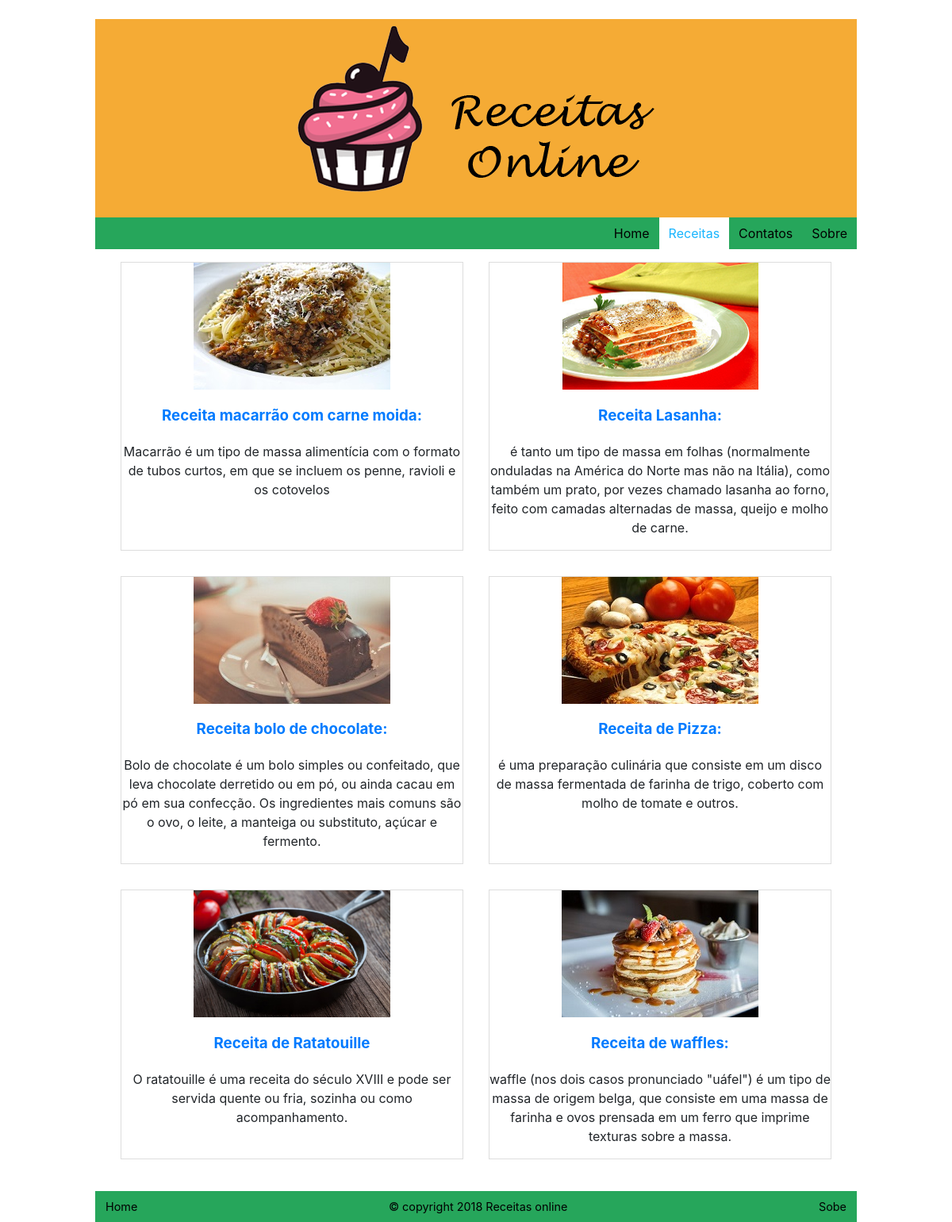
The page /listartigos.php on the database its author committed.
### tables this page shows
CREATE TABLE `artigos` (
  `ID` int(1) NOT NULL,
  `data` datetime NOT NULL,
  `autor` varchar(150) NOT NULL,
  `titulo` varchar(150) NOT NULL,
  `resumo` varchar(255) NOT NULL,
  `imagem` varchar(150) NOT NULL,
  `texto` longtext NOT NULL,
  `categorias` varchar(255) NOT NULL,
  `status` enum('0','1') NOT NULL DEFAULT '1'
);

### listartigos.php (the view, shortened to what this page needs)
<?php
$botao = "artigos";
$css = "css/artigos.css";
require ('_header.php');
?>
<?php
require('conn.php');
$sql = "SELECT ID, data, titulo, resumo, imagem FROM artigos WHERE data <= NOW() AND status = '1' ORDER BY data DESC";
$res = mysqli_query($conn, $sql);
$total = mysqli_num_rows($res);
$cnt = 0; $pass = 1;
while ($artigo = mysqli_fetch_assoc($res)):
	if($total == $pass AND $evenodd = "impar")
		$classe = 'metade';
	else
		$classe = 'inteiro';
	if($cnt == 0) echo "<div class=\"listagem {$classe}\">\n\n";
		echo "<div class=\"listArtigo\">\n";
		echo "<a href=\"/leartigo.php?id={$artigo['ID']}\"><img src=\"{$artigo['imagem']}\" alt=\"{$artigo['titulo']}\">\n";
		echo "<h3><a href=\"/leartigo.php?id={$artigo['ID']}\">{$artigo['titulo']}</a></h3>\n";
		echo "<p>{$artigo['resumo']}</p>\n";
		echo "</div>\n\n";
	if($cnt == 1) echo "</div>\n\n";
	$pass++;
	if($cnt == 0)
		$cnt = 1;
	else
		$cnt = 0;
endwhile;
?>
<?php require ('_footer.php'); ?>

### _header.php (shortened to what this page needs)
﻿<!DOCTYPE html>
<html lang="pt-br">
<head>
	<link rel="stylesheet" href="/css/global.css">
	<link rel="stylesheet" href="<?php echo $css ?>">
</head>
<body>
<main>
	<header>
		<a href="/"><img style="max-width:100%" class="logotipo" src="/img/logotipo.jpg" alt="receitasonline" title="Receitasonline"></a>
	</header>
	<nav>
		<a href="/" <?php if($botao == 'home') echo 'class="active"'; ?>>Home</a>
		<a href="/listartigos.php" <?php if($botao == 'artigos') echo 'class="active"'; ?>>Receitas</a>
		<a href="/contatos.php" <?php if($botao == 'contatos') echo 'class="active"'; ?>>Contatos</a>
		<a href="/sobre.php" <?php if($botao == 'sobre') echo 'class="active"'; ?>>Sobre</a>
	</nav>
	<content>

### _footer.php
﻿	</content>
	<footer>
		<a href="/">Home</a>
		<div>&copy; copyright 2018 Receitas online</div>
		<a href="#topo">Sobe</a>
	</footer>
</main>
</body>
</html>

### css/global.css (style rules this page uses)
*, *::before, *::after { box-sizing: border-box; }
.logotipo { display: block; max-width: 100%; margin:auto; }
html { font-family: sans-serif; line-height: 1.15; -webkit-text-size-adjust: 100%; -ms-text-size-adjust: 100%; -ms-overflow-style: scrollbar; -webkit-tap-highlight-color: transparent; }
body { margin: 0; font-family: -apple-system, BlinkMacSystemFont, "Segoe UI", Roboto, "Helvetica Neue", Arial, sans-serif, "Apple Color Emoji", "Segoe UI Emoji", "Segoe UI Symbol"; font-size: 1rem; font-weight: 400; line-height: 1.5; color: #212529; text-align: left; background: #ffffff url("../img/fundo.jpg") fixed; }
main, header, nav, content, footer { display: block; }
a { color: #007bff; text-decoration: none; background-color: transparent; -webkit-text-decoration-skip: objects; }
main { width: 100%; margin-right: auto; margin-left: auto; }
@media (min-width: 576px) { main { max-width: 540px; width: 100%; } }
@media (min-width: 768px) { main { max-width: 720px; width: 80%; padding: 0; } }
@media (min-width: 992px) { main { max-width: 960px; width: 80%; padding: 0; } }
@media (min-width: 1200px) { main { max-width: 1140px; width: 80%; padding: 0; } }
header { background: #F5AB35; }
header a, header a:hover { color: #000000; text-decoration: none; }
nav { background: #26A65B; display: flex; justify-content: flex-end; }
nav a { display: block; padding: 8px 12px; color: #000000; }
nav a:hover, .active { background: #ffffff; color: #19B5FE; text-decoration: none; }
content { background: #ffffff; overflow: auto; padding: 0 16px; }
footer { background: #26A65B; color: #000000; display: flex; justify-content: space-between; font-size: 0.9em; padding: 1px; }
footer a, footer div { color: #000000; padding: 8px 12px; }

### css/artigos.css (style rules this page uses)
.listagem { display: flex; justify-content: space-around; flex-direction: row; }
.listArtigo { border: 1px solid #dddddd; text-align: center; flex: 1; margin: 16px; }
.listArtigo img { max-width: 100%; }

### rows shown on the page
artigos: imagem (picture), titulo "Receita macarrão com carne moida:", resumo "Macarrão é um tipo de massa alimentícia com o formato de tubos curtos, em que se incluem os penne, ravioli e os cotovelos"
artigos: imagem (picture), titulo "Receita Lasanha:", resumo "é tanto um tipo de massa em folhas (normalmente onduladas na América do Norte mas não na Itália), como também um prato, por vezes chamado lasanha ao forno, feito com camadas alternadas de massa, queijo e molho de carne."
artigos: imagem (picture), titulo "Receita bolo de chocolate:", resumo "Bolo de chocolate é um bolo simples ou confeitado, que leva chocolate derretido ou em pó, ou ainda cacau em pó em sua confecção. Os ingredientes mais comuns são o ovo, o leite, a manteiga ou substituto, açúcar e fermento."
artigos: imagem (picture), titulo "Receita de Pizza:", resumo "é uma preparação culinária que consiste em um disco de massa fermentada de farinha de trigo, coberto com molho de tomate e outros."
artigos: imagem (picture), titulo "Receita de Ratatouille", resumo "O ratatouille é uma receita do século XVIII e pode ser servida quente ou fria, sozinha ou como acompanhamento."
artigos: imagem (picture), titulo "Receita de waffles:", resumo "waffle (nos dois casos pronunciado \"uáfel\") é um tipo de massa de origem belga, que consiste em uma massa de farinha e ovos prensada em um ferro que imprime texturas sobre a massa."
